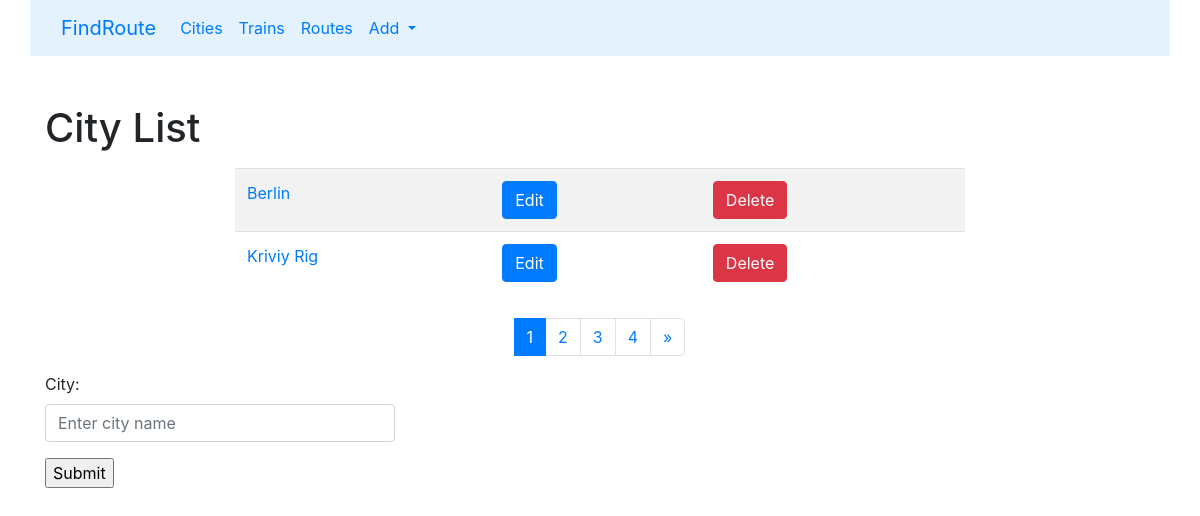
Before: /cities/ with the older database file.
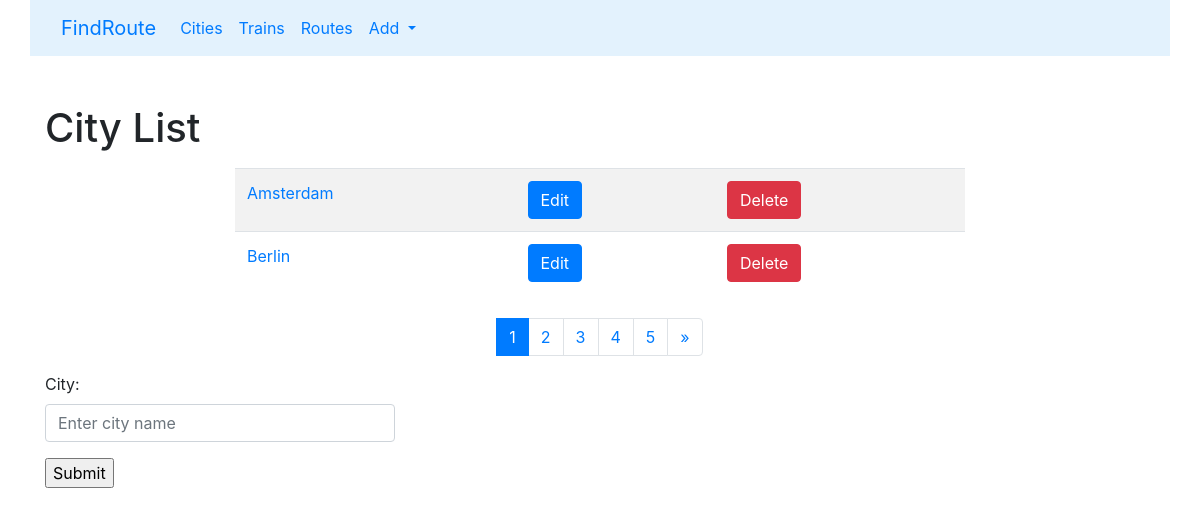
After: the same page with the newer database file.
### cities/models.py (models this page shows, shortened)
class City(models.Model):
    name = models.CharField(max_length=255, unique=True, verbose_name='City')
    class Meta:
        verbose_name_plural = 'Cities'
        verbose_name = 'City'
        ordering = ['name']

### cities/views.py (the view)
# urls.py: path('', CityListView.as_view(), name='home'),
class CityListView(ListView):
    paginate_by = 2
    model = City
    template_name = 'cities/home.html'
    def get_context_data(self, **kwargs):
        context = super().get_context_data(**kwargs)
        form = CityForm()
        context['form'] = form
        return context

### cities/forms.py
class CityForm(forms.ModelForm):
    name = forms.CharField(
        label='City',
        widget=forms.TextInput(attrs={
            'class': 'form-control',
            'placeholder': 'Enter city name'
        })
    )
    class Meta:
        model = City
        fields = ('name',)

### cities/templates/cities/home.html (shortened to what this page needs)
{% extends "base.html" %}
{% block content %}
<h1>City List</h1>
<div class="row">
    <div class="col-md-8 mx-auto my-2">
        <table class="table table-striped">
        {% for object in page_obj %}
            <tr>
                <td>
                    <a href="{% url 'cities:detail' pk=object.pk %}">{{ object.name }}</a>
                </td>
                <td>
                    <a href="{% url 'cities:update' pk=object.pk %}">
                        <button type="submit" class="btn btn-primary">Edit</button>
                    </a>
                </td>
                <td>
                    <a href="{% url 'cities:delete' pk=object.pk %}">
                        <button type="submit" class="btn btn-danger">Delete</button>
                    </a>
                </td>
            </tr>
        {% endfor %}
        </table>
    </div>
</div>
<nav aria-label="Page navigation example">
  <ul class="pagination justify-content-center">
      {% for page in page_obj.paginator.page_range %}
            <li class="page-item {% if page == page_obj.number %} active {% endif %}">
                <a class="page-link" href="?page={{page}}">
                    {{ page }}
                </a>
            </li>
      {% endfor %}
    <li class="page-item">
        {% if page_obj.has_next %}
      <a class="page-link" href="?page={{ page_obj.paginator.num_pages }}" aria-label="Next">
        <span aria-hidden="true">&raquo;</span></a>
        {% endif %}
    </li>
  </ul>
</nav>
<div class="row">
    <div class="col-md-4">
        <form action="{% url 'cities:create' %}" method="post">
            {{ form.as_p }}
            <input type="submit" value="Submit">
        </form>
    </div>
</div>
{% endblock %}

Changed rows visible on the page:
no longer on this page (row unchanged): City: name "Kriviy Rig"
added City: name "Amsterdam"
Other visible differences:
new list line: "5"
